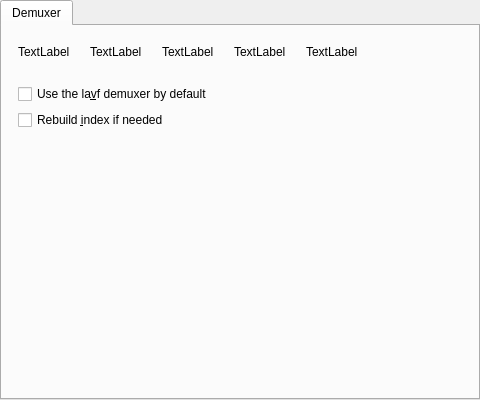
<?xml version="1.0" encoding="UTF-8"?>
<ui version="4.0">
 <class>Gui::Pref::TDemuxer</class>
 <widget class="QWidget" name="Gui::Pref::TDemuxer">
  <property name="geometry">
   <rect>
    <x>0</x>
    <y>0</y>
    <width>480</width>
    <height>400</height>
   </rect>
  </property>
  <layout class="QVBoxLayout">
   <property name="spacing">
    <number>0</number>
   </property>
   <property name="margin">
    <number>0</number>
   </property>
   <item>
    <widget class="QTabWidget" name="demuxer_tabwidget">
     <property name="currentIndex">
      <number>0</number>
     </property>
     <widget class="QWidget" name="demuxer_tab">
      <attribute name="title">
       <string>Demuxer</string>
      </attribute>
      <layout class="QVBoxLayout" name="verticalLayout">
       <property name="margin">
        <number>16</number>
       </property>
       <item>
        <layout class="QHBoxLayout" name="icons_layout">
         <property name="spacing">
          <number>20</number>
         </property>
         <property name="bottomMargin">
          <number>16</number>
         </property>
         <item>
          <widget class="QLabel" name="icon1_label">
           <property name="text">
            <string>TextLabel</string>
           </property>
          </widget>
         </item>
         <item>
          <widget class="QLabel" name="icon2_label">
           <property name="text">
            <string>TextLabel</string>
           </property>
          </widget>
         </item>
         <item>
          <widget class="QLabel" name="icon3_label">
           <property name="text">
            <string>TextLabel</string>
           </property>
          </widget>
         </item>
         <item>
          <widget class="QLabel" name="icon4_label">
           <property name="text">
            <string>TextLabel</string>
           </property>
          </widget>
         </item>
         <item>
          <widget class="QLabel" name="icon5_label">
           <property name="text">
            <string>TextLabel</string>
           </property>
          </widget>
         </item>
         <item>
          <spacer name="horizontalSpacer">
           <property name="orientation">
            <enum>Qt::Horizontal</enum>
           </property>
           <property name="sizeHint" stdset="0">
            <size>
             <width>40</width>
             <height>20</height>
            </size>
           </property>
          </spacer>
         </item>
        </layout>
       </item>
       <item>
        <widget class="QCheckBox" name="lavf_demuxer_check">
         <property name="text">
          <string>Use the la&amp;vf demuxer by default</string>
         </property>
        </widget>
       </item>
       <item>
        <widget class="QCheckBox" name="idx_check">
         <property name="text">
          <string>Rebuild &amp;index if needed</string>
         </property>
        </widget>
       </item>
       <item>
        <spacer name="verticalSpacer">
         <property name="orientation">
          <enum>Qt::Vertical</enum>
         </property>
         <property name="sizeHint" stdset="0">
          <size>
           <width>20</width>
           <height>40</height>
          </size>
         </property>
        </spacer>
       </item>
      </layout>
     </widget>
    </widget>
   </item>
  </layout>
 </widget>
 <resources/>
 <connections/>
</ui>
